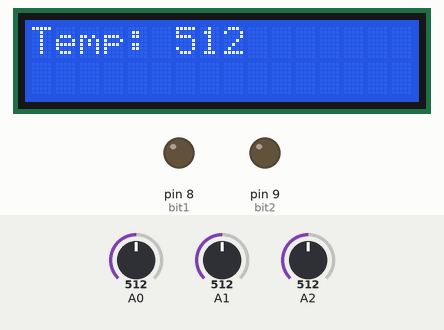
A sketch run on a simulated Arduino Uno, built with avr-gcc and run on an emulated ATmega328P. On the bench: 16×2 character LCD, output pins drawn as LEDs (lit = HIGH). The inputs (shaded band) are chosen by the test bench; at power-on: A1 = 512, A2 = 512, A0 = 512. What the sketch prints to the serial monitor is not drawn.

Above: at 3.7 s.
3.8 s: A1 set to 686
6.8 s: A1 set to 708
At 7.3 s:
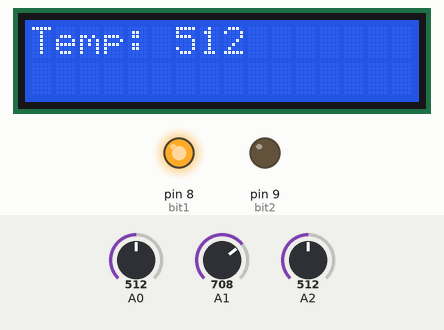
8.3 s: A1 set to 0
At 8.7 s:
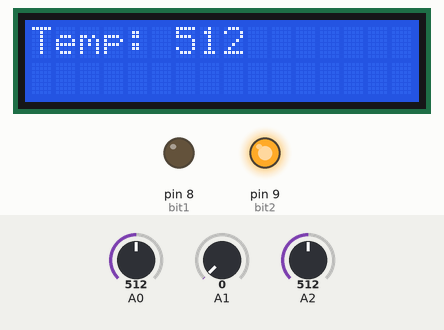
9.8 s: A2 set to 710
At 11.0 s:
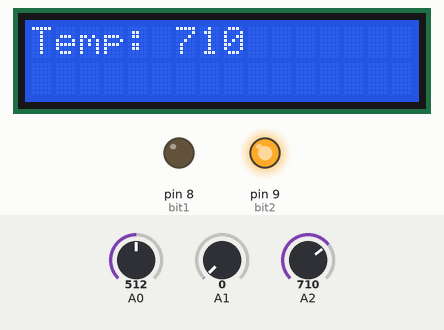
11.3 s: A2 set to 106
At 12.3 s:
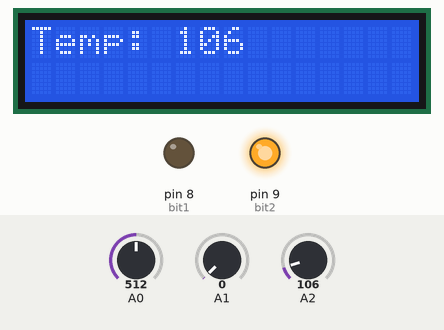
12.8 s: A2 set to 90
At 13.3 s:
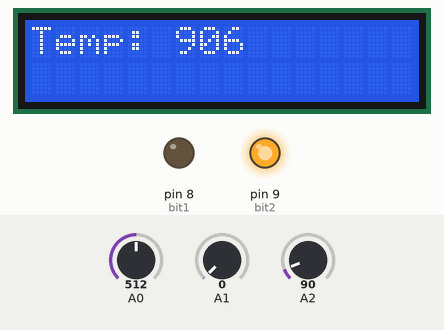
Timing chart, 0 to 15.3 s (numbered marks = the images above; inputs shaded):
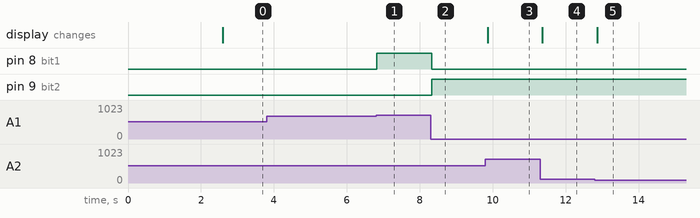

Measured:
- the behaviour switches between 700 and 701 on A1 (found by bisection; images 0 and 1)
- after the input at 3.8 s, every drawn part: stays the same
- after the input at 6.8 s, pin 8 (bit1): LOW → HIGH at once
- after the input at 8.3 s, pin 8 (bit1): HIGH → LOW at once; pin 9 (bit2): LOW → HIGH at once
- after the input at 9.8 s, the display: changes after 0.06 s (image 3)
- after the input at 11.3 s, the display: changes after 0.06 s (image 4)
- after the input at 12.8 s, the display: changes after 0.06 s (image 5)

The sketch:

COHETE_VF.ino
```cpp
#include <LiquidCrystal_I2C.h>
#include <Wire.h>

int bit1 = 8;
int bit2 = 9;
int subir;
int bajar;
int joystick_X;
int joystick_Y;
int temp;
LiquidCrystal_I2C lcd(0x27, 16, 2);


void setup() {
  Serial.begin(9600);
  lcd.init();
  lcd.backlight();
  lcd.setCursor(0, 0);

  lcd.print("IES VIERA 2019");
  delay(2500);
  lcd.clear();

  pinMode(bit1, OUTPUT);
  pinMode(bit2, OUTPUT);

}

void loop() {
  joystick_X = analogRead(A0);
  joystick_Y = analogRead(A1);

  if (joystick_Y >= 300 && joystick_Y <= 700) {
    digitalWrite(bit1, LOW);
    digitalWrite(bit2, LOW);
  }
  if (joystick_Y < 10) {
    digitalWrite(bit1, LOW);
    digitalWrite(bit2, HIGH);
  }
  if (joystick_Y > 700) {
    digitalWrite(bit1, HIGH);
    digitalWrite(bit2, LOW);
  }
  // Medida de la Temperatura
  temp = analogRead(A2);
  Serial.print("Temp= ");
  Serial.println(temp);
  Serial.print("Valor X: ");
  Serial.println(joystick_X);
  Serial.print("Valor Y: ");
  Serial.println(joystick_Y );
  lcd.setCursor(0, 0);
  lcd.print("Temp: ");
  lcd.print(temp);

}
```
